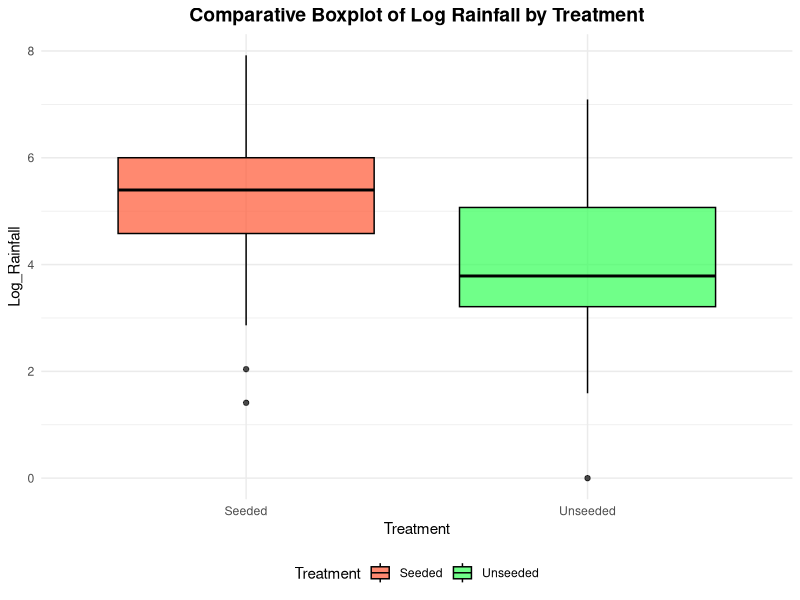

The R source for this figure:
## ---- chunk 1
knitr::opts_chunk$set(echo = TRUE)
knitr::opts_chunk$set(warning = FALSE)

"_brief_

_course_: MATH 2310
_author_: Jakob Balkovec
_instructor_: G. Egan

_file_: lab2_subm.R (R_scipt, not Rmd Notebook)

_brief_: Discrete Distributions in R

_notes_:
  - Summary   [summary(), psych::describe(), quantile(), sd()]
  - Other:    [mean(), median(), min(), max()]
  
  - Boxplots  [boxplot() or ggplot2::geom_boxplot()]
  
  - Comparisson [tapply(), aggregate(), ggplot2::ggplot()]
  
  rm(list = ls()) to clear global enviroment
"
library(psych)      # Stats
library(ggplot2)    # Plots
library(readxl)     # Excel
library(knitr)      # Format
library(kableExtra) # Tables
## ---- chunk 2
# {
# @brief Creates a summary table of numerical statistics for the given data frame.
#
# @param data_frame_sub: data.frame
#   - The data frame containing the numerical data.
# @return A summary table of mean, standard deviation, and five-number summary.
#
# Table Legend:
#  Mean    ...  -> Mean
#  SD      ...  -> Standard Deviation
#  Min     ...  -> Minimum
#  Q1      ...  -> 1st Quartile
#  Median  ...  -> Median
#  Q3      ...  -> 3rd Quartile
#  Max     ...  -> Maximum
#
# }
create_summary_table <- function(data_frame_sub) {
  mean <- mean(data_frame_sub)
  sd <- sd(data_frame_sub)
  
  fivenum <- fivenum(data_frame_sub)
  
  summary_table <- data.frame(
      Mean = round(mean, digits = 2),
      SD = round(sd, digits = 2),
      Min = round(fivenum[1], digits = 2),
      Q1 = round(fivenum[2], digits = 2),
      Median = round(fivenum[3], digits = 2),
      Q3 = round(fivenum[4], digits = 2),
      Max = round(fivenum[5], digits = 2)
  )
  
  knitr::kable(summary_table, format = "html") %>%
  kable_styling(bootstrap_options = "striped", full_width = TRUE) %>%
  add_header_above(c("Summary" = 2, "Five-Number Summary" = 5))
}
## ---- chunk 3
# {
# @brief Plots a comparative boxplot of rainfall data by treatment.
#
# @param data_frame_sub: data.frame 
#  - The data frame containing the rainfall data.
#  
# @param log: bool 
#  - indicating whether to plot the log-transformed rainfall data.
# }
plot_rainfall_boxplot <- function(data_frame_sub, log) {
  
  if(!log) {
    y_label <- "Rainfall"
    title <- "Comparative Boxplot of Rainfall by Treatment"
  } else {
    y_label <- "Log_Rainfall"
    title <- "Comparative Boxplot of Log Rainfall by Treatment"
  }
  
  ggplot(data_frame_sub, aes(x = Treatment, 
                             y = !!rlang::sym(y_label), 
                             fill = Treatment)) +
    geom_boxplot(color = "black", 
                 alpha = 0.7) +  
  
    scale_fill_manual(values = c("#FF5733", "#33FF57"), 
                      name = "Treatment") +  
  
    labs(x = "Treatment", 
         y = y_label, 
         title = title) +
  
    theme_minimal() + 
    theme(legend.position = "bottom", 
          plot.title = element_text(face = "bold", 
                                    size = 14, 
                                    hjust = 0.5))
}
## ---- chunk 4
# Read the excel file and define the data as a variable
data_frame <- read_excel("clouds.xlsx")

# Subcategories
seeded <- data_frame$Rainfall[data_frame$Treatment == "Seeded"]
unseeded <- data_frame$Rainfall[data_frame$Treatment == "Unseeded"]

# Log Transformed Data
data_frame$Log_Rainfall <- log(data_frame$Rainfall)
## ---- chunk 5
create_summary_table(seeded)
## ---- chunk 6
create_summary_table(unseeded)
## ---- chunk 7
# Create a boxplot
plot_rainfall_boxplot(data_frame, log=TRUE)
## ---- chunk 8
log_seeded <- data_frame$Log_Rainfall[data_frame$Treatment == "Seeded"]
log_unseeded <- data_frame$Log_Rainfall[data_frame$Treatment == "Unseeded"]
## ---- chunk 9
create_summary_table(log_seeded)
## ---- chunk 10
create_summary_table(log_unseeded)
